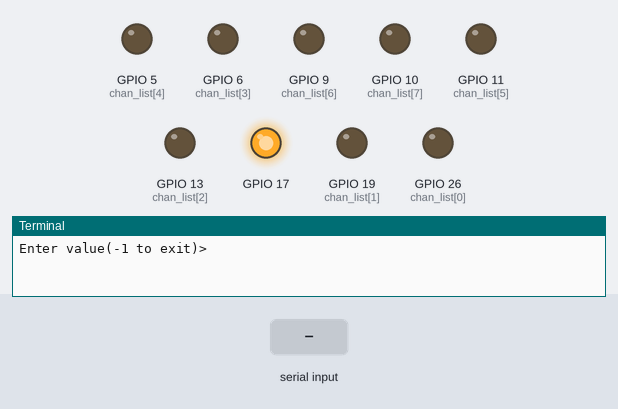
Recording of a program running on a simulated Raspberry Pi (BCM pin numbers). Parts: output pins drawn as LEDs (lit = HIGH), the last lines printed to the terminal. The test bench sets the inputs (shaded band).

Above: at 1.2 s.
1.3 s: "1" typed at the terminal, then Enter
At 2.5 s:
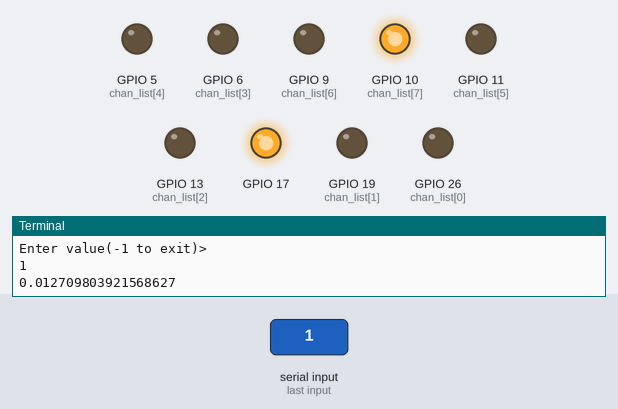
2.8 s: "5" typed at the terminal, then Enter
At 3.9 s:
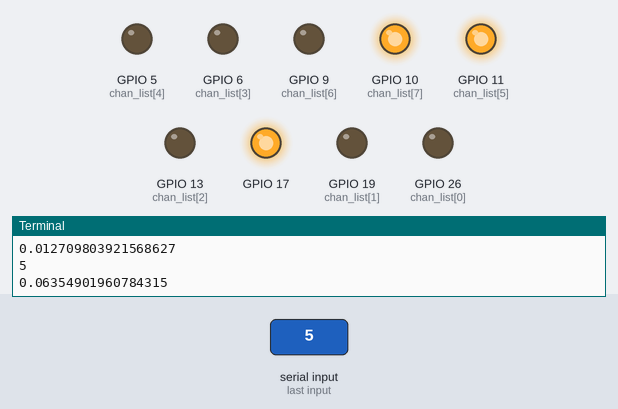
4.3 s: "90" typed at the terminal, then Enter
At 5.0 s:
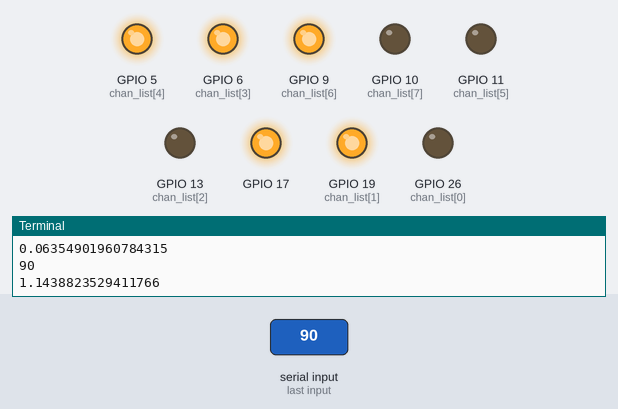
5.8 s: "200" typed at the terminal, then Enter
At 6.1 s:
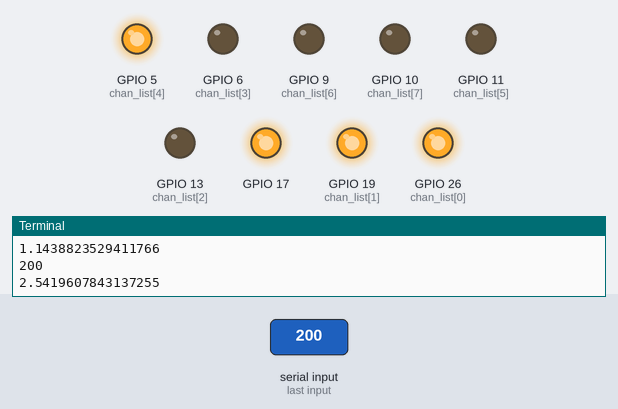
Timing chart, 0 to 8.3 s (numbered marks = the images above; inputs shaded):
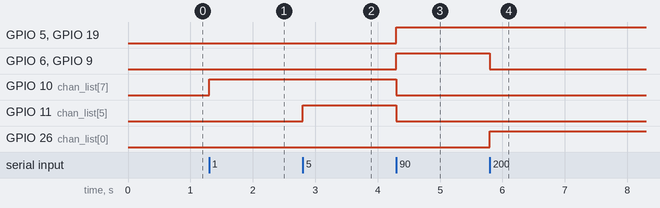

Measured:
- after the input at 1.3 s, GPIO 10 (chan_list[7]): LOW → HIGH at once
- after the input at 2.8 s, GPIO 11 (chan_list[5]): LOW → HIGH at once
- after the input at 4.3 s, GPIO 5 (chan_list[4]), GPIO 6 (chan_list[3]), GPIO 9 (chan_list[6]), GPIO 19 (chan_list[1]): LOW → HIGH at once; GPIO 10 (chan_list[7]), GPIO 11 (chan_list[5]): HIGH → LOW at once
- after the input at 5.8 s, GPIO 6 (chan_list[3]), GPIO 9 (chan_list[6]): HIGH → LOW at once; GPIO 26 (chan_list[0]): LOW → HIGH at once

The program:

1.py
```python
import RPi.GPIO as GPIO
import time


def decToBinList(decNumber):
    N = bit_depth - 1
    p = 0
    x = []
    while N > 0:
        p = int(decNumber/2**N)
        if p == 1:
            x.append(1)
            decNumber -= 2**N
        else:
            x.append(0)
        N -= 1
    x.append(decNumber)
    return x

def lightNumber(decNumber):
    x = decToBinList(decNumber)
    x.reverse()
    GPIO.output(chan_list, x)


GPIO.setmode(GPIO.BCM)
chan_list = [26, 19, 13, 6, 5, 11, 9, 10]
chan_list.reverse()

GPIO.setup(chan_list, GPIO.OUT)
GPIO.setup(17, GPIO.OUT)

bit_depth = 8
GPIO.output(17, 1)

print("Enter value(-1 to exit)>")
while True:
    try:
        value = int(input())
        if value >-1:
            lightNumber(value)
            print(value*3.241/255)
        elif value == -1:
            lightNumber(0)
            GPIO.cleanup()
            exit()
    except ValueError:
        print("value must be integer")
```
